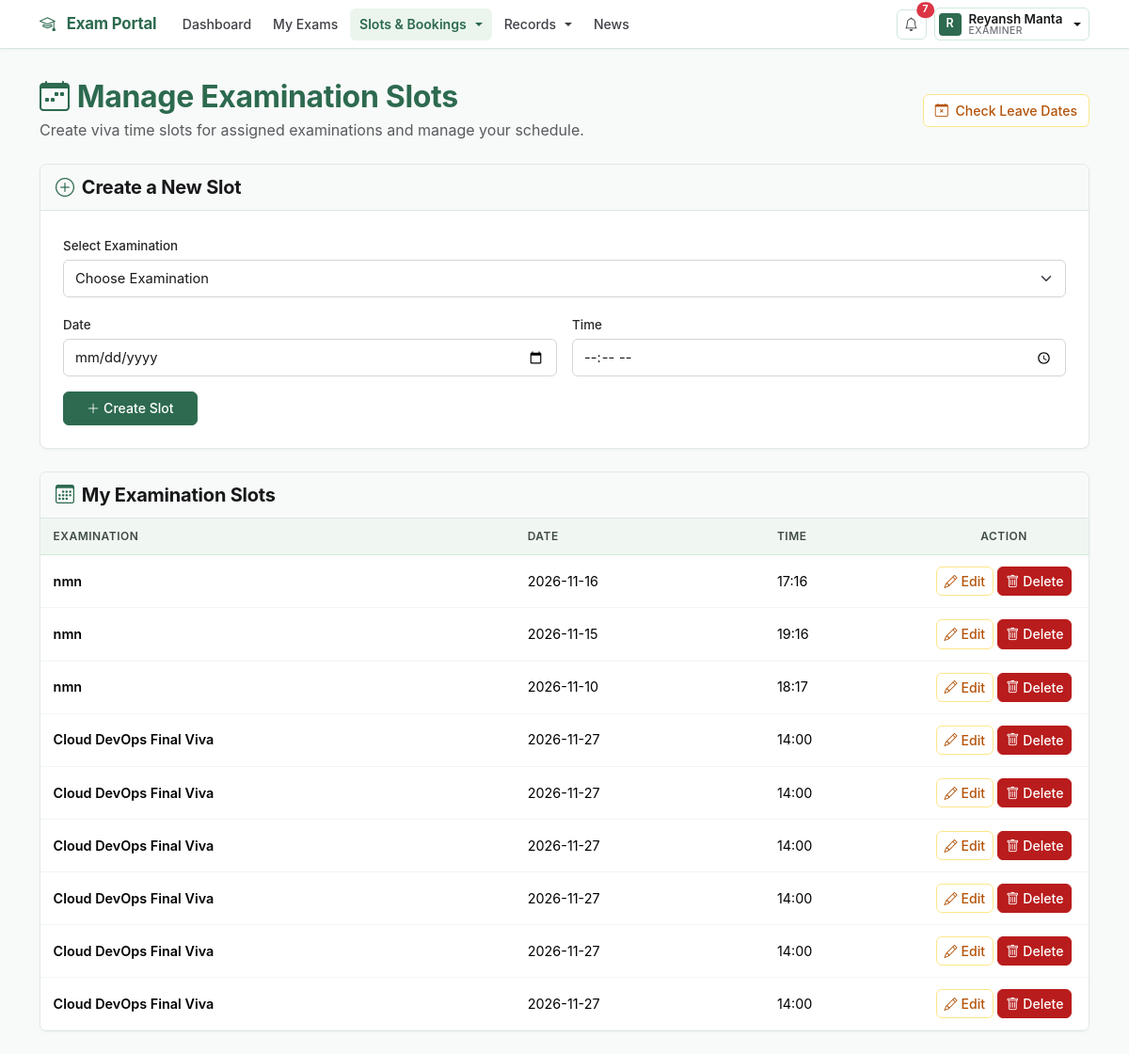
The page /examiner/slots (signed in) on the database as committed earlier.
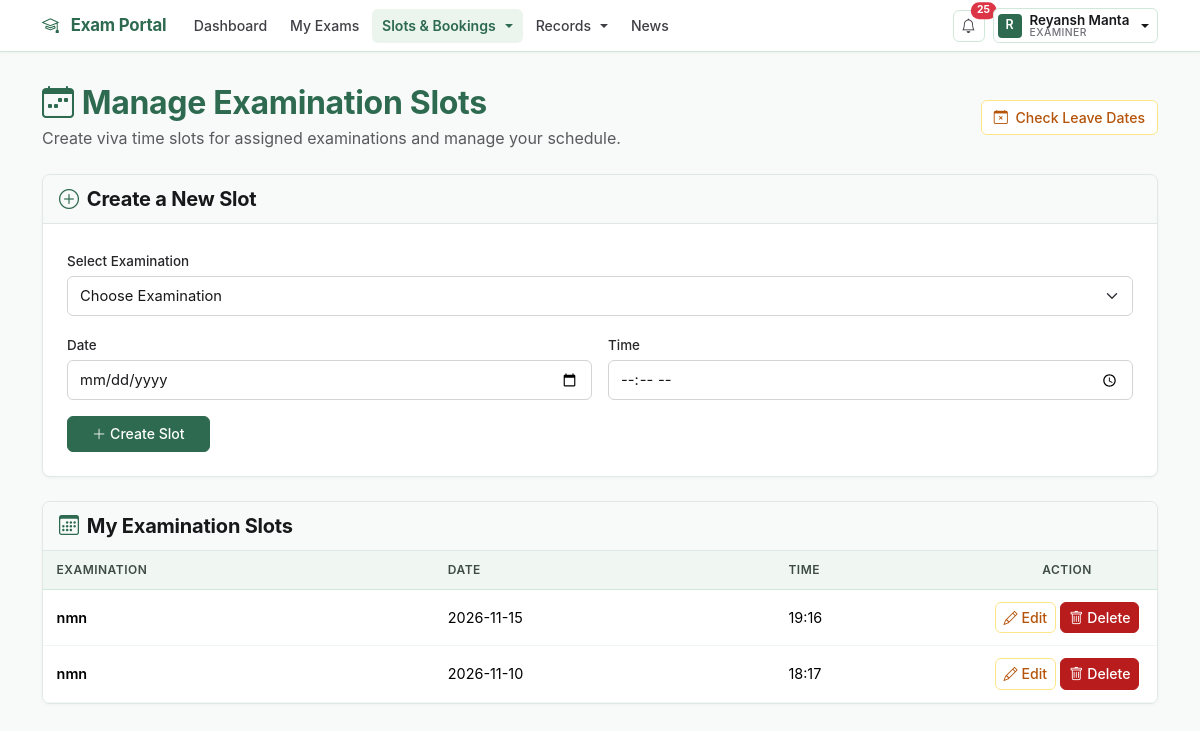
The same page on the database as committed later.
### models.py (models this page shows, shortened)
class ExaminationSlot(db.Model):
    id = db.Column(db.Integer, primary_key=True)
    examination_id = db.Column(
        db.Integer, db.ForeignKey("examination.id"), nullable=False
    )
    examiner_id = db.Column(
        db.Integer, db.ForeignKey("user.id"), nullable=False
    )
    date = db.Column(db.String(20), nullable=False)
    time = db.Column(db.String(20), nullable=False)
    capacity = db.Column(db.Integer, default=1)
    examination = db.relationship("Examination", backref="slots")
    examiner = db.relationship("User", backref="assigned_slots")

class Examination(db.Model):
    id = db.Column(db.Integer, primary_key=True)
    name = db.Column(db.String(100), nullable=False)
    course_id = db.Column(
        db.Integer, db.ForeignKey("course.id"), nullable=False
    )
    status = db.Column(db.String(30), default="Draft")
    slot_creation_start = db.Column(db.String(30))
    slot_creation_end = db.Column(db.String(30))
    booking_start = db.Column(db.String(30))
    booking_end = db.Column(db.String(30))
    slot_creation_open = db.Column(db.Boolean, default=False)
    booking_open = db.Column(db.Boolean, default=False)
    course = db.relationship("Course", backref="examinations")

### routes/examiner.py (the view, shortened to what this page needs)
    @app.route("/examiner/slots", methods=["GET", "POST"])
    @role_required("Examiner")
    def examiner_slots():
        examiner_id = session["user_id"]
        examinations = Examination.query.filter_by(
            slot_creation_open=True
        ).all()
        slots = ExaminationSlot.query.filter_by(
            examiner_id=examiner_id
        ).all()
        return render_template(
            "examiner_slots.html",
            examinations=examinations,
            slots=slots
        )

### app.py (called while the page is built)
@app.context_processor
def inject_global_data():
    unread_count = 0
    if "user_id" in session:
        unread_count = Notification.query.filter_by(
            user_id=session["user_id"],
            is_read=False,
        ).count()
    return {"unread_notifications_count": unread_count}

### helpers.py (called while the page is built)
def role_required(required_role):
    def decorator(fn):
        @wraps(fn)
        def wrapper(*args, **kwargs):
            if "user_id" not in session:
                return redirect(url_for("login"))
            user = User.query.get(session["user_id"])
            if not user or not user.is_active:
                session.clear()
                return redirect(url_for("login"))
            if user.role != required_role:
                abort(403)
            if user.role == "Examiner" and not user.is_approved:
                session.clear()
                return redirect(url_for("login"))
            return fn(*args, **kwargs)
        return wrapper
    return decorator

### templates/examiner_slots.html (shortened to what the changed rows need)
{% extends "base.html" %}
{% block content %}
<div class="container mt-4">
    <div class="d-flex justify-content-between align-items-center mb-4">
        <div>
            <h2 class="fw-bold mb-1" style="color: var(--color-primary);">
                <i class="bi bi-calendar-week me-2" style="color: var(--color-accent);"></i>Manage Examination Slots
            </h2>
        </div>
    </div>
    <div class="card shadow-sm">
        <div class="card-body p-0">
            {% if slots %}
            <div class="table-responsive">
                <table class="table table-hover align-middle mb-0">
                    <thead class="warm-thead">
                        <tr>
                            <th>Examination</th>
                            <th>Date</th>
                            <th>Time</th>
                            <th class="text-center" style="width: 180px;">Action</th>
                        </tr>
                    </thead>
                    <tbody>
                        {% for slot in slots %}
                        <tr>
                            <td class="fw-semibold">{{ slot.examination.name }}</td>
                            <td>{{ slot.date }}</td>
                            <td>{{ slot.time }}</td>
                            <td class="text-center">
                                <a href="{{ url_for('edit_examiner_slot', slot_id=slot.id) }}"
                                   class="btn btn-sm btn-warm-outline-warning">
                                    <i class="bi bi-pencil me-1"></i>Edit
                                </a>
                                <form method="POST"
                                      action="{{ url_for('delete_examiner_slot', slot_id=slot.id) }}"
                                      style="display:inline;"
                                      onsubmit="return confirm('Are you sure you want to delete this examination slot?');">
                                    <button type="submit" class="btn btn-warm-danger btn-sm">
                                        <i class="bi bi-trash me-1"></i>Delete
                                    </button>
                                </form>
                            </td>
                        </tr>
                        {% endfor %}
                    </tbody>
                </table>
            </div>
            {% else %}
            <div class="text-center py-5">
                <i class="bi bi-calendar-x fs-1 mb-3 d-block" style="color: var(--color-accent); opacity: 0.7;"></i>
                <p class="text-muted mb-0">You have not created any slots yet.</p>
            </div>
            {% endif %}
        </div>
    </div>
</div>
{% endblock %}

### templates/base.html (shortened to what the changed rows need)
<!DOCTYPE html>
<html lang="en">
<head>
    <link href="https://cdn.jsdelivr.net/npm/bootstrap@5.3.3/dist/css/bootstrap.min.css" rel="stylesheet">
    <link href="https://cdn.jsdelivr.net/npm/bootstrap-icons@1.11.3/font/bootstrap-icons.min.css" rel="stylesheet">
</head>
<body>
    <nav class="navbar navbar-expand-lg fixed-top site-navbar">
        <div class="container">
            <div class="collapse navbar-collapse" id="navbarNav">
                {% if session.get("user_id") %}
                    <div class="d-flex align-items-center gap-2 ms-auto flex-shrink-0 mt-3 mt-lg-0">
                        <a href="{{ url_for('notifications_view') }}" class="btn-nav-bell position-relative" title="Notifications">
                            <i class="bi bi-bell"></i>
                            {% if unread_notifications_count and unread_notifications_count > 0 %}
                            <span class="position-absolute top-0 start-100 translate-middle badge rounded-pill bg-danger" style="font-size: 0.65rem;">
                                {{ unread_notifications_count }}
                            </span>
                            {% endif %}
                        </a>
                    </div>
                {% else %}
                    <div class="d-flex gap-2 ms-auto flex-shrink-0 mt-3 mt-lg-0">
                        <a href="{{ url_for('login') }}" class="btn-nav-outline">Sign In</a>
                        <a href="{{ url_for('register') }}" class="btn btn-primary btn-sm px-3">Register</a>
                    </div>
                {% endif %}
            </div>
        </div>
    </nav>
    <main class="pb-4">
        {% block content %}{% endblock %}
    </main>
</body>
</html>

Rows that differ between the two databases and show on the page:
no longer on this page (row edited): ExaminationSlot: examination.name "nmn", date "2026-11-16", time "17:16"
no longer on this page (row edited): ExaminationSlot: examination.name "Cloud DevOps Final Viva", date "2026-11-27", time "14:00"
removed ExaminationSlot: examination.name "Cloud DevOps Final Viva", date "2026-11-27", time "14:00"
removed ExaminationSlot: examination.name "Cloud DevOps Final Viva", date "2026-11-27", time "14:00"
removed ExaminationSlot: examination.name "Cloud DevOps Final Viva", date "2026-11-27", time "14:00"
removed ExaminationSlot: examination.name "Cloud DevOps Final Viva", date "2026-11-27", time "14:00"
removed ExaminationSlot: examination.name "Cloud DevOps Final Viva", date "2026-11-27", time "14:00"
Other text that changed with them:
{{ unread_notifications_count }}: "7" → "25"
